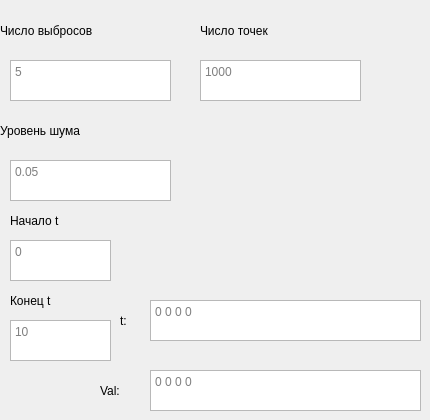
    <widget class="QWidget" name="page_temp">
     <widget class="QLabel" name="label_9">
      <property name="geometry">
       <rect>
        <x>0</x>
        <y>10</y>
        <width>181</width>
        <height>41</height>
       </rect>
      </property>
      <property name="text">
       <string>Число выбросов</string>
      </property>
     </widget>
     <widget class="QLabel" name="label_10">
      <property name="geometry">
       <rect>
        <x>200</x>
        <y>10</y>
        <width>181</width>
        <height>41</height>
       </rect>
      </property>
      <property name="text">
       <string>Число точек</string>
      </property>
     </widget>
     <widget class="QLabel" name="label_11">
      <property name="geometry">
       <rect>
        <x>0</x>
        <y>110</y>
        <width>181</width>
        <height>41</height>
       </rect>
      </property>
      <property name="text">
       <string>Уровень шума</string>
      </property>
     </widget>
     <widget class="QTextEdit" name="n_out_temp">
      <property name="geometry">
       <rect>
        <x>10</x>
        <y>60</y>
        <width>161</width>
        <height>41</height>
       </rect>
      </property>
      <property name="placeholderText">
       <string>5</string>
      </property>
     </widget>
     <widget class="QTextEdit" name="n_points_temp">
      <property name="geometry">
       <rect>
        <x>200</x>
        <y>60</y>
        <width>161</width>
        <height>41</height>
       </rect>
      </property>
      <property name="placeholderText">
       <string>1000</string>
      </property>
     </widget>
     <widget class="QTextEdit" name="noiselvl_temp">
      <property name="geometry">
       <rect>
        <x>10</x>
        <y>160</y>
        <width>161</width>
        <height>41</height>
       </rect>
      </property>
      <property name="placeholderText">
       <string>0.05</string>
      </property>
     </widget>
     <widget class="QTextEdit" name="T_min_temp">
      <property name="geometry">
       <rect>
        <x>10</x>
        <y>240</y>
        <width>101</width>
        <height>41</height>
       </rect>
      </property>
      <property name="placeholderText">
       <string>0</string>
      </property>
     </widget>
     <widget class="QTextEdit" name="T_max_temp">
      <property name="geometry">
       <rect>
        <x>10</x>
        <y>320</y>
        <width>101</width>
        <height>41</height>
       </rect>
      </property>
      <property name="placeholderText">
       <string>10</string>
      </property>
     </widget>
     <widget class="QLabel" name="label_35">
      <property name="geometry">
       <rect>
        <x>10</x>
        <y>200</y>
        <width>161</width>
        <height>41</height>
       </rect>
      </property>
      <property name="text">
       <string>Начало t</string>
      </property>
     </widget>
     <widget class="QLabel" name="label_36">
      <property name="geometry">
       <rect>
        <x>10</x>
        <y>280</y>
        <width>161</width>
        <height>41</height>
       </rect>
      </property>
      <property name="text">
       <string>Конец t</string>
      </property>
     </widget>
     <widget class="QTextEdit" name="T_interval_temp">
      <property name="geometry">
       <rect>
        <x>150</x>
        <y>300</y>
        <width>271</width>
        <height>41</height>
       </rect>
      </property>
      <property name="placeholderText">
       <string>0 0 0 0</string>
      </property>
     </widget>
     <widget class="QTextEdit" name="Val_interval_temp">
      <property name="geometry">
       <rect>
        <x>150</x>
        <y>370</y>
        <width>271</width>
        <height>41</height>
       </rect>
      </property>
      <property name="placeholderText">
       <string>0 0 0 0</string>
      </property>
     </widget>
     <widget class="QLabel" name="t_label_temp">
      <property name="geometry">
       <rect>
        <x>120</x>
        <y>300</y>
        <width>21</width>
        <height>41</height>
       </rect>
      </property>
      <property name="text">
       <string>t:</string>
      </property>
     </widget>
     <widget class="QLabel" name="val_label_temp">
      <property name="geometry">
       <rect>
        <x>100</x>
        <y>370</y>
        <width>41</width>
        <height>41</height>
       </rect>
      </property>
      <property name="text">
       <string>Val:</string>
      </property>
     </widget>
    </widget>
